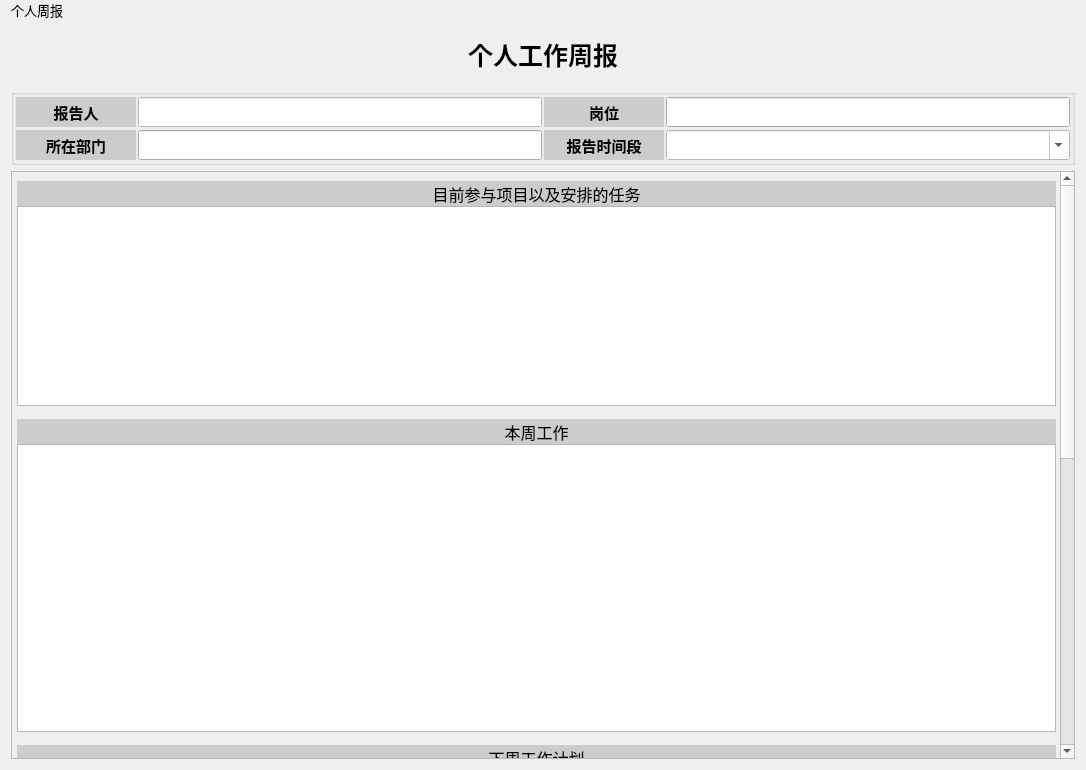
<?xml version="1.0" encoding="UTF-8"?>
<ui version="4.0">
 <class>WeekReport</class>
 <widget class="QWidget" name="WeekReport">
  <property name="geometry">
   <rect>
    <x>0</x>
    <y>0</y>
    <width>1086</width>
    <height>770</height>
   </rect>
  </property>
  <property name="font">
   <font>
    <pointsize>10</pointsize>
   </font>
  </property>
  <property name="windowTitle">
   <string>Form</string>
  </property>
  <property name="autoFillBackground">
   <bool>false</bool>
  </property>
  <layout class="QGridLayout" name="gridLayout_2">
   <property name="topMargin">
    <number>0</number>
   </property>
   <item row="5" column="0">
    <widget class="QScrollArea" name="scrollArea">
     <property name="minimumSize">
      <size>
       <width>0</width>
       <height>0</height>
      </size>
     </property>
     <property name="styleSheet">
      <string notr="true">#srollArea
{
	
	background-color: rgb(226, 226, 226);
	
}
#srollArea *
{
	
	
}</string>
     </property>
     <property name="horizontalScrollBarPolicy">
      <enum>Qt::ScrollBarAlwaysOff</enum>
     </property>
     <property name="widgetResizable">
      <bool>false</bool>
     </property>
     <widget class="QWidget" name="scrollAreaWidgetContents">
      <property name="geometry">
       <rect>
        <x>0</x>
        <y>-269</y>
        <width>1069</width>
        <height>1200</height>
       </rect>
      </property>
      <property name="sizePolicy">
       <sizepolicy hsizetype="Expanding" vsizetype="Expanding">
        <horstretch>0</horstretch>
        <verstretch>0</verstretch>
       </sizepolicy>
      </property>
      <property name="minimumSize">
       <size>
        <width>0</width>
        <height>1200</height>
       </size>
      </property>
      <property name="maximumSize">
       <size>
        <width>16777215</width>
        <height>1200</height>
       </size>
      </property>
      <layout class="QVBoxLayout" name="verticalLayout">
       <property name="spacing">
        <number>0</number>
       </property>
       <property name="leftMargin">
        <number>5</number>
       </property>
       <property name="rightMargin">
        <number>25</number>
       </property>
       <item>
        <widget class="QLabel" name="label_7">
         <property name="minimumSize">
          <size>
           <width>0</width>
           <height>25</height>
          </size>
         </property>
         <property name="font">
          <font>
           <pointsize>12</pointsize>
           <weight>50</weight>
           <bold>false</bold>
          </font>
         </property>
         <property name="styleSheet">
          <string notr="true">background-color: rgb(204, 204, 204);</string>
         </property>
         <property name="text">
          <string>目前参与项目以及安排的任务</string>
         </property>
         <property name="alignment">
          <set>Qt::AlignCenter</set>
         </property>
        </widget>
       </item>
       <item>
        <widget class="QTableWidget" name="tableWidget_nowWork">
         <property name="minimumSize">
          <size>
           <width>0</width>
           <height>0</height>
          </size>
         </property>
         <property name="maximumSize">
          <size>
           <width>16777215</width>
           <height>200</height>
          </size>
         </property>
         <property name="font">
          <font>
           <pointsize>11</pointsize>
           <weight>50</weight>
           <bold>false</bold>
          </font>
         </property>
        </widget>
       </item>
       <item>
        <spacer name="verticalSpacer_2">
         <property name="orientation">
          <enum>Qt::Vertical</enum>
         </property>
         <property name="sizeType">
          <enum>QSizePolicy::Minimum</enum>
         </property>
         <property name="sizeHint" stdset="0">
          <size>
           <width>28</width>
           <height>13</height>
          </size>
         </property>
        </spacer>
       </item>
       <item>
        <widget class="QLabel" name="label_8">
         <property name="minimumSize">
          <size>
           <width>0</width>
           <height>25</height>
          </size>
         </property>
         <property name="font">
          <font>
           <pointsize>12</pointsize>
           <weight>50</weight>
           <bold>false</bold>
          </font>
         </property>
         <property name="styleSheet">
          <string notr="true">background-color: rgb(204, 204, 204);</string>
         </property>
         <property name="text">
          <string>本周工作</string>
         </property>
         <property name="alignment">
          <set>Qt::AlignCenter</set>
         </property>
        </widget>
       </item>
       <item>
        <widget class="QTableWidget" name="tableWidget_thisWeekWork">
         <property name="font">
          <font>
           <pointsize>11</pointsize>
           <weight>50</weight>
           <bold>false</bold>
          </font>
         </property>
        </widget>
       </item>
       <item>
        <spacer name="verticalSpacer_3">
         <property name="orientation">
          <enum>Qt::Vertical</enum>
         </property>
         <property name="sizeType">
          <enum>QSizePolicy::Minimum</enum>
         </property>
         <property name="sizeHint" stdset="0">
          <size>
           <width>28</width>
           <height>13</height>
          </size>
         </property>
        </spacer>
       </item>
       <item>
        <widget class="QLabel" name="label_9">
         <property name="minimumSize">
          <size>
           <width>0</width>
           <height>25</height>
          </size>
         </property>
         <property name="font">
          <font>
           <pointsize>12</pointsize>
           <weight>50</weight>
           <bold>false</bold>
          </font>
         </property>
         <property name="styleSheet">
          <string notr="true">background-color: rgb(204, 204, 204);</string>
         </property>
         <property name="text">
          <string>下周工作计划</string>
         </property>
         <property name="alignment">
          <set>Qt::AlignCenter</set>
         </property>
        </widget>
       </item>
       <item>
        <widget class="QTableWidget" name="tableWidget_nextWeekWork">
         <property name="font">
          <font>
           <pointsize>11</pointsize>
           <weight>50</weight>
           <bold>false</bold>
          </font>
         </property>
        </widget>
       </item>
       <item>
        <spacer name="verticalSpacer_4">
         <property name="orientation">
          <enum>Qt::Vertical</enum>
         </property>
         <property name="sizeType">
          <enum>QSizePolicy::Minimum</enum>
         </property>
         <property name="sizeHint" stdset="0">
          <size>
           <width>28</width>
           <height>13</height>
          </size>
         </property>
        </spacer>
       </item>
       <item>
        <widget class="QLabel" name="label_10">
         <property name="minimumSize">
          <size>
           <width>0</width>
           <height>25</height>
          </size>
         </property>
         <property name="font">
          <font>
           <pointsize>12</pointsize>
           <weight>50</weight>
           <bold>false</bold>
          </font>
         </property>
         <property name="styleSheet">
          <string notr="true">background-color: rgb(204, 204, 204);</string>
         </property>
         <property name="text">
          <string>资源需求</string>
         </property>
         <property name="alignment">
          <set>Qt::AlignCenter</set>
         </property>
        </widget>
       </item>
       <item>
        <widget class="QTextEdit" name="textEdit_need">
         <property name="maximumSize">
          <size>
           <width>16777215</width>
           <height>100</height>
          </size>
         </property>
         <property name="font">
          <font>
           <pointsize>11</pointsize>
          </font>
         </property>
        </widget>
       </item>
       <item>
        <spacer name="verticalSpacer_5">
         <property name="orientation">
          <enum>Qt::Vertical</enum>
         </property>
         <property name="sizeType">
          <enum>QSizePolicy::Minimum</enum>
         </property>
         <property name="sizeHint" stdset="0">
          <size>
           <width>28</width>
           <height>13</height>
          </size>
         </property>
        </spacer>
       </item>
       <item>
        <widget class="QLabel" name="label_11">
         <property name="minimumSize">
          <size>
           <width>0</width>
           <height>25</height>
          </size>
         </property>
         <property name="font">
          <font>
           <pointsize>12</pointsize>
           <weight>50</weight>
           <bold>false</bold>
          </font>
         </property>
         <property name="styleSheet">
          <string notr="true">background-color: rgb(204, 204, 204);</string>
         </property>
         <property name="text">
          <string>工作建议及其他事项</string>
         </property>
         <property name="alignment">
          <set>Qt::AlignCenter</set>
         </property>
        </widget>
       </item>
       <item>
        <widget class="QTextEdit" name="textEdit_advices">
         <property name="maximumSize">
          <size>
           <width>16777215</width>
           <height>80</height>
          </size>
         </property>
         <property name="font">
          <font>
           <pointsize>11</pointsize>
          </font>
         </property>
        </widget>
       </item>
       <item>
        <spacer name="verticalSpacer_6">
         <property name="orientation">
          <enum>Qt::Vertical</enum>
         </property>
         <property name="sizeType">
          <enum>QSizePolicy::Minimum</enum>
         </property>
         <property name="sizeHint" stdset="0">
          <size>
           <width>28</width>
           <height>10</height>
          </size>
         </property>
        </spacer>
       </item>
       <item>
        <layout class="QHBoxLayout" name="horizontalLayout">
         <item>
          <spacer name="horizontalSpacer">
           <property name="orientation">
            <enum>Qt::Horizontal</enum>
           </property>
           <property name="sizeHint" stdset="0">
            <size>
             <width>40</width>
             <height>20</height>
            </size>
           </property>
          </spacer>
         </item>
         <item>
          <widget class="QPushButton" name="pushButton">
           <property name="minimumSize">
            <size>
             <width>200</width>
             <height>30</height>
            </size>
           </property>
           <property name="font">
            <font>
             <pointsize>11</pointsize>
            </font>
           </property>
           <property name="styleSheet">
            <string notr="true">QPushButton#pushButton
{
    color:white;
    background-color:rgb(14 , 150 , 254);
    border: 1px solid rgb(11 , 137 , 234);
}

QPushButton#pushButton:hover
{
    color:white;
    background-color:rgb(44 , 137 , 255);
    border: 1px solid rgb(11 , 137 , 234);
}

QPushButton#pushButton:pressed
{
    color:white;
    background-color:rgb(14 , 135 , 228);
    border: 1px solid rgb(12 , 138 , 235);
    padding-left:3px;
    padding-top:3px;
}
</string>
           </property>
           <property name="text">
            <string>提交</string>
           </property>
          </widget>
         </item>
         <item>
          <spacer name="horizontalSpacer_2">
           <property name="orientation">
            <enum>Qt::Horizontal</enum>
           </property>
           <property name="sizeHint" stdset="0">
            <size>
             <width>40</width>
             <height>20</height>
            </size>
           </property>
          </spacer>
         </item>
        </layout>
       </item>
       <item>
        <spacer name="verticalSpacer_7">
         <property name="orientation">
          <enum>Qt::Vertical</enum>
         </property>
         <property name="sizeType">
          <enum>QSizePolicy::Minimum</enum>
         </property>
         <property name="sizeHint" stdset="0">
          <size>
           <width>28</width>
           <height>10</height>
          </size>
         </property>
        </spacer>
       </item>
      </layout>
     </widget>
    </widget>
   </item>
   <item row="4" column="0">
    <widget class="QGroupBox" name="groupBox">
     <property name="title">
      <string/>
     </property>
     <layout class="QGridLayout" name="gridLayout">
      <property name="leftMargin">
       <number>2</number>
      </property>
      <property name="topMargin">
       <number>2</number>
      </property>
      <property name="rightMargin">
       <number>2</number>
      </property>
      <property name="bottomMargin">
       <number>2</number>
      </property>
      <property name="horizontalSpacing">
       <number>2</number>
      </property>
      <property name="verticalSpacing">
       <number>3</number>
      </property>
      <item row="0" column="0">
       <widget class="QLabel" name="label_3">
        <property name="minimumSize">
         <size>
          <width>120</width>
          <height>30</height>
         </size>
        </property>
        <property name="font">
         <font>
          <pointsize>11</pointsize>
          <weight>75</weight>
          <bold>true</bold>
         </font>
        </property>
        <property name="styleSheet">
         <string notr="true">background-color: rgb(204, 204, 204);</string>
        </property>
        <property name="text">
         <string>报告人</string>
        </property>
        <property name="alignment">
         <set>Qt::AlignCenter</set>
        </property>
       </widget>
      </item>
      <item row="0" column="1">
       <widget class="QLineEdit" name="lineEdit_name">
        <property name="enabled">
         <bool>false</bool>
        </property>
        <property name="minimumSize">
         <size>
          <width>0</width>
          <height>30</height>
         </size>
        </property>
        <property name="font">
         <font>
          <pointsize>12</pointsize>
         </font>
        </property>
        <property name="styleSheet">
         <string notr="true">color: rgb(0, 0, 0);
background-color: rgb(255, 255, 255);</string>
        </property>
        <property name="text">
         <string/>
        </property>
        <property name="alignment">
         <set>Qt::AlignCenter</set>
        </property>
       </widget>
      </item>
      <item row="0" column="2">
       <widget class="QLabel" name="label_4">
        <property name="minimumSize">
         <size>
          <width>120</width>
          <height>30</height>
         </size>
        </property>
        <property name="font">
         <font>
          <pointsize>11</pointsize>
          <weight>75</weight>
          <bold>true</bold>
         </font>
        </property>
        <property name="styleSheet">
         <string notr="true">background-color: rgb(204, 204, 204);</string>
        </property>
        <property name="text">
         <string>岗位</string>
        </property>
        <property name="alignment">
         <set>Qt::AlignCenter</set>
        </property>
       </widget>
      </item>
      <item row="0" column="4">
       <widget class="QLineEdit" name="lineEdit_position">
        <property name="minimumSize">
         <size>
          <width>0</width>
          <height>30</height>
         </size>
        </property>
        <property name="font">
         <font>
          <pointsize>12</pointsize>
         </font>
        </property>
        <property name="text">
         <string/>
        </property>
        <property name="alignment">
         <set>Qt::AlignCenter</set>
        </property>
       </widget>
      </item>
      <item row="1" column="0">
       <widget class="QLabel" name="label_5">
        <property name="minimumSize">
         <size>
          <width>120</width>
          <height>30</height>
         </size>
        </property>
        <property name="font">
         <font>
          <pointsize>11</pointsize>
          <weight>75</weight>
          <bold>true</bold>
         </font>
        </property>
        <property name="styleSheet">
         <string notr="true">background-color: rgb(204, 204, 204);</string>
        </property>
        <property name="text">
         <string>所在部门</string>
        </property>
        <property name="alignment">
         <set>Qt::AlignCenter</set>
        </property>
       </widget>
      </item>
      <item row="1" column="1">
       <widget class="QLineEdit" name="lineEdit_department">
        <property name="minimumSize">
         <size>
          <width>0</width>
          <height>30</height>
         </size>
        </property>
        <property name="font">
         <font>
          <pointsize>12</pointsize>
         </font>
        </property>
        <property name="text">
         <string/>
        </property>
        <property name="alignment">
         <set>Qt::AlignCenter</set>
        </property>
       </widget>
      </item>
      <item row="1" column="2">
       <widget class="QLabel" name="label_6">
        <property name="minimumSize">
         <size>
          <width>120</width>
          <height>30</height>
         </size>
        </property>
        <property name="font">
         <font>
          <pointsize>11</pointsize>
          <weight>75</weight>
          <bold>true</bold>
         </font>
        </property>
        <property name="styleSheet">
         <string notr="true">background-color: rgb(204, 204, 204);</string>
        </property>
        <property name="text">
         <string>报告时间段</string>
        </property>
        <property name="alignment">
         <set>Qt::AlignCenter</set>
        </property>
       </widget>
      </item>
      <item row="1" column="4">
       <widget class="QComboBox" name="comboBox_time">
        <property name="minimumSize">
         <size>
          <width>0</width>
          <height>30</height>
         </size>
        </property>
        <property name="font">
         <font>
          <pointsize>12</pointsize>
         </font>
        </property>
        <property name="styleSheet">
         <string notr="true">background-color: rgb(255, 255, 255);
color: rgb(0, 0, 0);
</string>
        </property>
        <property name="editable">
         <bool>true</bool>
        </property>
       </widget>
      </item>
     </layout>
    </widget>
   </item>
   <item row="1" column="0">
    <spacer name="verticalSpacer">
     <property name="orientation">
      <enum>Qt::Vertical</enum>
     </property>
     <property name="sizeType">
      <enum>QSizePolicy::Minimum</enum>
     </property>
     <property name="sizeHint" stdset="0">
      <size>
       <width>20</width>
       <height>10</height>
      </size>
     </property>
    </spacer>
   </item>
   <item row="0" column="0">
    <layout class="QHBoxLayout" name="horizontalLayout_2">
     <property name="spacing">
      <number>0</number>
     </property>
     <item>
      <widget class="QLabel" name="label">
       <property name="text">
        <string>个人周报</string>
       </property>
      </widget>
     </item>
     <item>
      <spacer name="horizontalSpacer_3">
       <property name="orientation">
        <enum>Qt::Horizontal</enum>
       </property>
       <property name="sizeHint" stdset="0">
        <size>
         <width>40</width>
         <height>20</height>
        </size>
       </property>
      </spacer>
     </item>
     <item>
      <widget class="QPushButton" name="pushButton_min">
       <property name="minimumSize">
        <size>
         <width>0</width>
         <height>16</height>
        </size>
       </property>
       <property name="styleSheet">
        <string notr="true">QPushButton
{
background-image: url(:/images/min_first.png);
background-repeat:no-repeat;
background-position:center center;
border:none;

}

QPushButton:hover{
background-image: url(:/images/min_after.png);
background-repeat:no-repeat;
background-position:center center;


}</string>
       </property>
       <property name="text">
        <string/>
       </property>
      </widget>
     </item>
     <item>
      <widget class="QPushButton" name="pushButton_max">
       <property name="minimumSize">
        <size>
         <width>0</width>
         <height>16</height>
        </size>
       </property>
       <property name="styleSheet">
        <string notr="true">QPushButton
{
background-image: url(:/images/max-min_first.png);
background-repeat:no-repeat;
background-position:center center;
border:none;

}

QPushButton:hover{

	background-image: url(:/images/max-min_after.png);
background-repeat:no-repeat;
background-position:center center;


}</string>
       </property>
       <property name="text">
        <string/>
       </property>
      </widget>
     </item>
     <item>
      <widget class="QPushButton" name="pushButton_close">
       <property name="minimumSize">
        <size>
         <width>0</width>
         <height>16</height>
        </size>
       </property>
       <property name="styleSheet">
        <string notr="true">QPushButton
{
background-image: url(:/images/close_first.png);
background-repeat:no-repeat;
background-position:center center;
border:none;

}

QPushButton:hover{

	
	background-image: url(:/images/close_after.png);
background-repeat:no-repeat;
background-position:center center;


}</string>
       </property>
       <property name="text">
        <string/>
       </property>
      </widget>
     </item>
    </layout>
   </item>
   <item row="2" column="0">
    <layout class="QHBoxLayout" name="horizontalLayout_3">
     <item>
      <spacer name="horizontalSpacer_4">
       <property name="orientation">
        <enum>Qt::Horizontal</enum>
       </property>
       <property name="sizeHint" stdset="0">
        <size>
         <width>40</width>
         <height>20</height>
        </size>
       </property>
      </spacer>
     </item>
     <item>
      <widget class="QLabel" name="label_2">
       <property name="font">
        <font>
         <pointsize>19</pointsize>
         <weight>75</weight>
         <bold>true</bold>
        </font>
       </property>
       <property name="text">
        <string>个人工作周报</string>
       </property>
      </widget>
     </item>
     <item>
      <spacer name="horizontalSpacer_5">
       <property name="orientation">
        <enum>Qt::Horizontal</enum>
       </property>
       <property name="sizeHint" stdset="0">
        <size>
         <width>40</width>
         <height>20</height>
        </size>
       </property>
      </spacer>
     </item>
    </layout>
   </item>
   <item row="3" column="0">
    <spacer name="verticalSpacer_8">
     <property name="orientation">
      <enum>Qt::Vertical</enum>
     </property>
     <property name="sizeType">
      <enum>QSizePolicy::Minimum</enum>
     </property>
     <property name="sizeHint" stdset="0">
      <size>
       <width>20</width>
       <height>10</height>
      </size>
     </property>
    </spacer>
   </item>
  </layout>
 </widget>
 <resources/>
 <connections/>
</ui>
